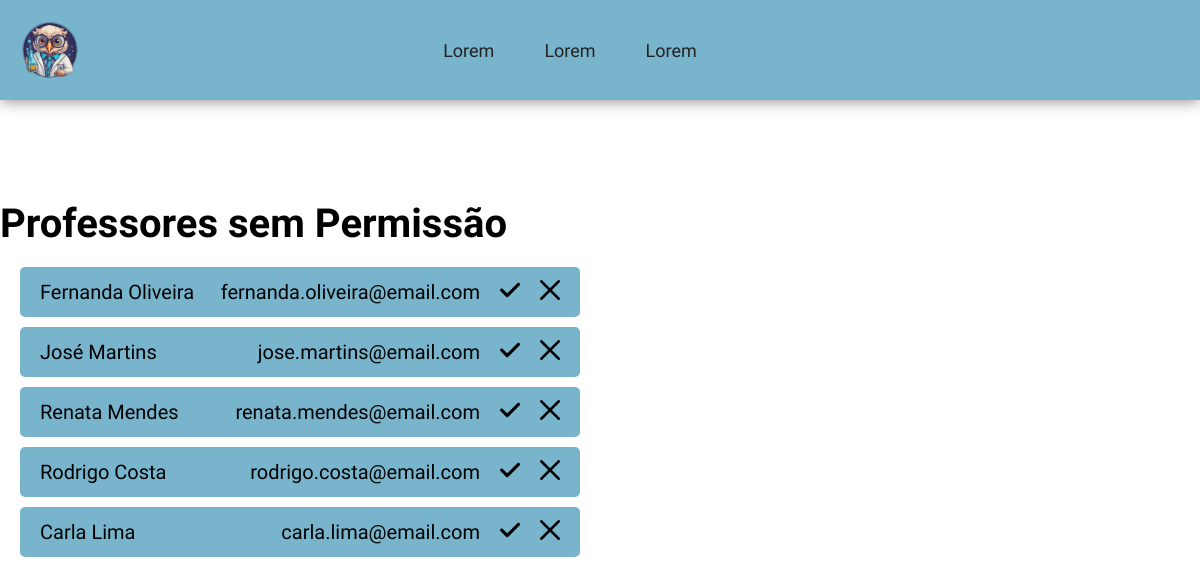
/pages/admin/admin.php, run on the app's committed database.
### tables this page shows
create table if not exists professor
(
    id         int auto_increment primary key,
    name       varchar(50)  not null,
    cpf        char(11)     not null unique,
    email      varchar(50)  not null unique,
    password   varchar(255) not null,
    subject    varchar(50)  not null,
    experience text,
    permission boolean default false,
    permission_assigned boolean default false
);

### models/AdminModel.php (called while the page is built, shortened)
<?php
class AdminModel
{
    private $conn;
    public function __construct()
    {
        require_once "database/connection.php";
        $db = new Database();
        $this->conn = $db->connect();
    }
    public function getTeachersWithNotPermission()
    {
        $sql = 'SELECT * FROM professor WHERE permission_assigned=0';
        $stmt = $this->conn->prepare($sql);
        try {
            $stmt->execute();
            return $stmt->fetchAll(PDO::FETCH_ASSOC);
        } catch (PDOException $e) {
            $this->handleError($e);
        }
    }
}

### database/connection.php (called while the page is built, shortened)
<?php
class Database {
    private $host = 'localhost';
    private $db_name = 'pequenos_cientistas';
    private $username = 'root';
    private $password = '1234';
    public function connect() {
        $this->conn = null;
        try {
            $this->conn = new PDO('mysql:host=' . $this->host . ';dbname=' . $this->db_name, $this->username, $this->password);
            $this->conn->setAttribute(PDO::ATTR_ERRMODE, PDO::ERRMODE_EXCEPTION);
        } catch(PDOException $e) {
            echo "<script> alert('Erro: " . $e->getMessage() . "'); </script>";
        }
        return $this->conn;
    }
}

### pages/admin/admin.php (the view, shortened to what this page needs)
<?php
include "models/AdminModel.php";
$AdminModel = new AdminModel();
$teachersWithNotPermission = $AdminModel->getTeachersWithNotPermission();
?><!DOCTYPE html>
<html lang="en">
<head>
    <link rel="stylesheet" href="assets/styles/imports.css">
    <link rel="stylesheet" href="assets/styles/admin.css">
</head>
<body>
<header>
    <nav>
        <a href="/admin"><img src="assets/images/logo.svg" alt=""></a>
        <ul class="container">
            <li><a href="">Lorem</a></li>
            <li><a href="">Lorem</a></li>
            <li><a href="">Lorem</a></li>
        </ul>
    </nav>
</header>
<main>
    <section>
        <div class="permissions">
            <h1>Professores sem Permissão</h1>
            <ul>
                <?php foreach ($teachersWithNotPermission as $teacher): ?>
                    <li>
                        <?= htmlspecialchars($teacher['name']); ?>
                        <div class="rigth-li">
                            <?= htmlspecialchars($teacher['email']); ?>
                            <form action="controllers/AdminController.php" method="post">
                                <button><img src="assets/images/check.png" alt="aprovar"></button>
                            </form>
                            <form action="controllers/AdminController.php" method="post">
                                <button><img src="assets/images/close.png" alt="negar"></button>
                            </form>
                        </div>
                    </li>
                <?php endforeach; ?>
            </ul>
        </div>
    </section>
</main>
</body>
</html>

### assets/styles/imports.css (style rules this page uses)
:root { --light-blue: #78B5CD; --dark-blue: #342E52; --black-txt: #232323; --white: #FFFCF6; --green: #27BA9E; }
* { margin: 0; padding: 0; box-sizing: border-box; font-family: 'gabarito', serif; list-style: none; text-decoration: none; }
.container { max-width: 1000px; margin: 0 auto; }

### assets/styles/admin.css (style rules this page uses)
header { z-index: 999; top: 0; position: fixed; background-color: var(--light-blue); width: 100%; height: 100px; box-shadow: 0 0 15px #00000080; }
nav { height: 100%; width: 100%; display: flex; align-items: center; }
nav > a { height: 60px; width: 60px; margin-left: 20px; }
nav ul a { font-size: 18px; position: relative; color: var(--black-txt); text-decoration: none; padding: 5px 0; }
nav ul { translate: -70px 0; width: 100%; display: flex; align-items: center; justify-content: center; gap: 50px; }
nav ul a::after { content: ''; position: absolute; left: 50%; bottom: -5px; height: 2px; background-color: black; transform: translateX(-50%); transition: all 0.3s ease, left 0.3s ease; width: 0; }
section { height: 100vh; padding-top: 100px; display: grid; grid-template-columns: 1fr 1fr; gap: 100px; justify-items: center; }
.permissions { padding-top: 100px; }
.permissions h1 { font-size: 40px; }
.permissions ul { width: 600px; height: 700px; overflow: scroll; padding: 20px; display: flex; flex-direction: column; gap: 10px; }
.permissions ul li { height: 50px; min-height: 50px; width: 100%; display: flex; align-items: center; justify-content: space-between; font-size: 20px; border-radius: 5px; padding: 20px; background-color: var(--light-blue); }
.rigth-li { display: flex; gap: 20px; }
.permissions form button { background: none; border: none; cursor: pointer; }
.permissions form button img { height: 20px; }

### data on the page
professor: name "Fernanda Oliveira", email "fernanda.oliveira@email.com"
professor: name "José Martins", email "jose.martins@email.com"
professor: name "Renata Mendes", email "renata.mendes@email.com"
professor: name "Rodrigo Costa", email "rodrigo.costa@email.com"
professor: name "Carla Lima", email "carla.lima@email.com"
